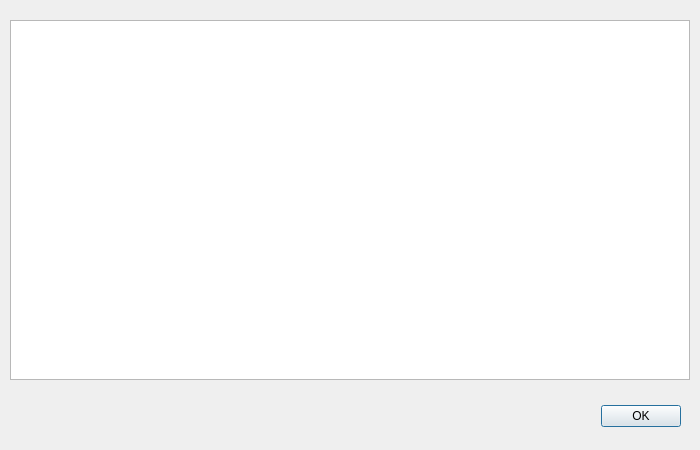
<?xml version="1.0" encoding="UTF-8"?>
<ui version="4.0">
 <class>ReportDialog</class>
 <widget class="QDialog" name="ReportDialog">
  <property name="geometry">
   <rect>
    <x>0</x>
    <y>0</y>
    <width>700</width>
    <height>450</height>
   </rect>
  </property>
  <property name="sizePolicy">
   <sizepolicy hsizetype="Preferred" vsizetype="Preferred">
    <horstretch>1</horstretch>
    <verstretch>1</verstretch>
   </sizepolicy>
  </property>
  <property name="minimumSize">
   <size>
    <width>700</width>
    <height>450</height>
   </size>
  </property>
  <property name="windowTitle">
   <string>Team C+++++ Shapes Report</string>
  </property>
  <widget class="QDialogButtonBox" name="buttonBox">
   <property name="geometry">
    <rect>
     <x>340</x>
     <y>400</y>
     <width>341</width>
     <height>32</height>
    </rect>
   </property>
   <property name="orientation">
    <enum>Qt::Horizontal</enum>
   </property>
   <property name="standardButtons">
    <set>QDialogButtonBox::Ok</set>
   </property>
  </widget>
  <widget class="QTableWidget" name="tableWidget">
   <property name="geometry">
    <rect>
     <x>10</x>
     <y>20</y>
     <width>680</width>
     <height>360</height>
    </rect>
   </property>
   <property name="sizePolicy">
    <sizepolicy hsizetype="MinimumExpanding" vsizetype="MinimumExpanding">
     <horstretch>1</horstretch>
     <verstretch>1</verstretch>
    </sizepolicy>
   </property>
   <property name="minimumSize">
    <size>
     <width>680</width>
     <height>360</height>
    </size>
   </property>
   <property name="lineWidth">
    <number>2</number>
   </property>
   <property name="alternatingRowColors">
    <bool>true</bool>
   </property>
   <attribute name="verticalHeaderVisible">
    <bool>false</bool>
   </attribute>
  </widget>
  <widget class="QWidget" name="gridLayoutWidget">
   <property name="geometry">
    <rect>
     <x>10</x>
     <y>10</y>
     <width>681</width>
     <height>431</height>
    </rect>
   </property>
   <layout class="QGridLayout" name="gridLayout">
    <property name="sizeConstraint">
     <enum>QLayout::SetMaximumSize</enum>
    </property>
   </layout>
  </widget>
 </widget>
 <resources/>
 <connections>
  <connection>
   <sender>buttonBox</sender>
   <signal>accepted()</signal>
   <receiver>ReportDialog</receiver>
   <slot>accept()</slot>
   <hints>
    <hint type="sourcelabel">
     <x>248</x>
     <y>254</y>
    </hint>
    <hint type="destinationlabel">
     <x>157</x>
     <y>274</y>
    </hint>
   </hints>
  </connection>
  <connection>
   <sender>buttonBox</sender>
   <signal>rejected()</signal>
   <receiver>ReportDialog</receiver>
   <slot>reject()</slot>
   <hints>
    <hint type="sourcelabel">
     <x>316</x>
     <y>260</y>
    </hint>
    <hint type="destinationlabel">
     <x>286</x>
     <y>274</y>
    </hint>
   </hints>
  </connection>
 </connections>
</ui>
